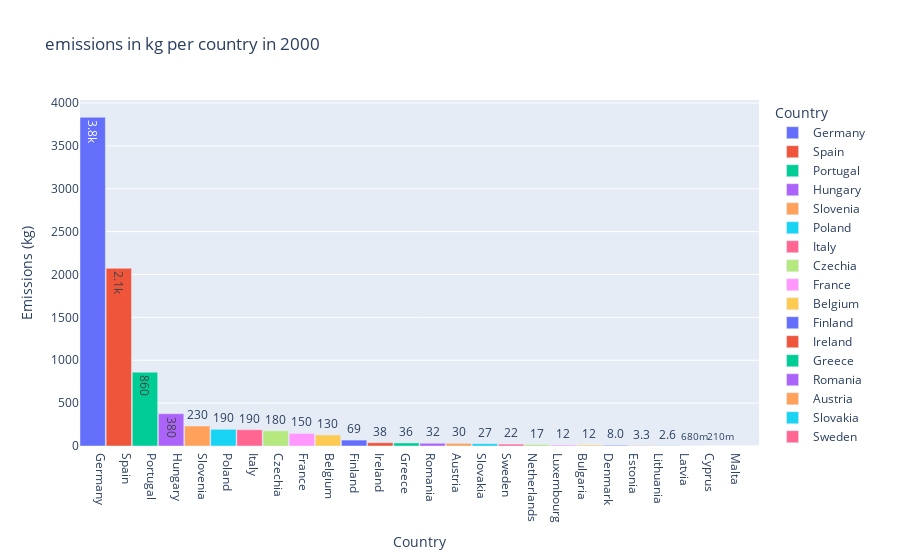

This figure's notebook cell:
### Code cell
fig = px.bar(barmode="group",
       x=test_df.index.get_level_values(0),
       y=test_df.values, 
       color=test_df.index.get_level_values(0),
       title=f"emissions in {unit_test} per country in {selected_year_test}",
       labels={"x": "Country", "y": f"Emissions ({unit_test})", "color": "Country"},
       text_auto=".2s",
)
fig.update_traces(width=1)

### Figure 1 — Plotly figure (JSON) as saved in the notebook; plotly's stock layout.template omitted (floating-point values rounded to 4 significant figures)
{"data": [{"alignmentgroup": "True", "hovertemplate": "Country=%{x}<br>Emissions (kg)=%{y}<extra></extra>", "legendgroup": "Germany", "marker": {"color": "#636efa", "pattern": {"shape": ""}}, "name": "Germany", "offsetgroup": "Germany", "orientation": "v", "showlegend": true, "textposition": "auto", "texttemplate": "%{y:.2s}", "type": "bar", "width": 1, "x": ["Germany"], "xaxis": "x", "y": [3833.0], "yaxis": "y"}, {"alignmentgroup": "True", "hovertemplate": "Country=%{x}<br>Emissions (kg)=%{y}<extra></extra>", "legendgroup": "Spain", "marker": {"color": "#EF553B", "pattern": {"shape": ""}}, "name": "Spain", "offsetgroup": "Spain", "orientation": "v", "showlegend": true, "textposition": "auto", "texttemplate": "%{y:.2s}", "type": "bar", "width": 1, "x": ["Spain"], "xaxis": "x", "y": [2072.0], "yaxis": "y"}, {"alignmentgroup": "True", "hovertemplate": "Country=%{x}<br>Emissions (kg)=%{y}<extra></extra>", "legendgroup": "Portugal", "marker": {"color": "#00cc96", "pattern": {"shape": ""}}, "name": "Portugal", "offsetgroup": "Portugal", "orientation": "v", "showlegend": true, "textposition": "auto", "texttemplate": "%{y:.2s}", "type": "bar", "width": 1, "x": ["Portugal"], "xaxis": "x", "y": [860.7], "yaxis": "y"}, {"alignmentgroup": "True", "hovertemplate": "Country=%{x}<br>Emissions (kg)=%{y}<extra></extra>", "legendgroup": "Hungary", "marker": {"color": "#ab63fa", "pattern": {"shape": ""}}, "name": "Hungary", "offsetgroup": "Hungary", "orientation": "v", "showlegend": true, "textposition": "auto", "texttemplate": "%{y:.2s}", "type": "bar", "width": 1, "x": ["Hungary"], "xaxis": "x", "y": [376.5], "yaxis": "y"}, {"alignmentgroup": "True", "hovertemplate": "Country=%{x}<br>Emissions (kg)=%{y}<extra></extra>", "legendgroup": "Slovenia", "marker": {"color": "#FFA15A", "pattern": {"shape": ""}}, "name": "Slovenia", "offsetgroup": "Slovenia", "orientation": "v", "showlegend": true, "textposition": "auto", "texttemplate": "%{y:.2s}", "type": "bar", "width": 1, "x": ["Slovenia"], "xaxis": "x", "y": [233.1], "yaxis": "y"}, {"alignmentgroup": "True", "hovertemplate": "Country=%{x}<br>Emissions (kg)=%{y}<extra></extra>", "legendgroup": "Poland", "marker": {"color": "#19d3f3", "pattern": {"shape": ""}}, "name": "Poland", "offsetgroup": "Poland", "orientation": "v", "showlegend": true, "textposition": "auto", "texttemplate": "%{y:.2s}", "type": "bar", "width": 1, "x": ["Poland"], "xaxis": "x", "y": [194.6], "yaxis": "y"}, {"alignmentgroup": "True", "hovertemplate": "Country=%{x}<br>Emissions (kg)=%{y}<extra></extra>", "legendgroup": "Italy", "marker": {"color": "#FF6692", "pattern": {"shape": ""}}, "name": "Italy", "offsetgroup": "Italy", "orientation": "v", "showlegend": true, "textposition": "auto", "texttemplate": "%{y:.2s}", "type": "bar", "width": 1, "x": ["Italy"], "xaxis": "x", "y": [189.9], "yaxis": "y"}, {"alignmentgroup": "True", "hovertemplate": "Country=%{x}<br>Emissions (kg)=%{y}<extra></extra>", "legendgroup": "Czechia", "marker": {"color": "#B6E880", "pattern": {"shape": ""}}, "name": "Czechia", "offsetgroup": "Czechia", "orientation": "v", "showlegend": true, "textposition": "auto", "texttemplate": "%{y:.2s}", "type": "bar", "width": 1, "x": ["Czechia"], "xaxis": "x", "y": [177.2], "yaxis": "y"}, {"alignmentgroup": "True", "hovertemplate": "Country=%{x}<br>Emissions (kg)=%{y}<extra></extra>", "legendgroup": "France", "marker": {"color": "#FF97FF", "pattern": {"shape": ""}}, "name": "France", "offsetgroup": "France", "orientation": "v", "showlegend": true, "textposition": "auto", "texttemplate": "%{y:.2s}", "type": "bar", "width": 1, "x": ["France"], "xaxis": "x", "y": [146.7], "yaxis": "y"}, {"alignmentgroup": "True", "hovertemplate": "Country=%{x}<br>Emissions (kg)=%{y}<extra></extra>", "legendgroup": "Belgium", "marker": {"color": "#FECB52", "pattern": {"shape": ""}}, "name": "Belgium", "offsetgroup": "Belgium", "orientation": "v", "showlegend": true, "textposition": "auto", "texttemplate": "%{y:.2s}", "type": "bar", "width": 1, "x": ["Belgium"], "xaxis": "x", "y": [128.6], "yaxis": "y"}, {"alignmentgroup": "True", "hovertemplate": "Country=%{x}<br>Emissions (kg)=%{y}<extra></extra>", "legendgroup": "Finland", "marker": {"color": "#636efa", "pattern": {"shape": ""}}, "name": "Finland", "offsetgroup": "Finland", "orientation": "v", "showlegend": true, "textposition": "auto", "texttemplate": "%{y:.2s}", "type": "bar", "width": 1, "x": ["Finland"], "xaxis": "x", "y": [69.0], "yaxis": "y"}, {"alignmentgroup": "True", "hovertemplate": "Country=%{x}<br>Emissions (kg)=%{y}<extra></extra>", "legendgroup": "Ireland", "marker": {"color": "#EF553B", "pattern": {"shape": ""}}, "name": "Ireland", "offsetgroup": "Ireland", "orientation": "v", "showlegend": true, "textposition": "auto", "texttemplate": "%{y:.2s}", "type": "bar", "width": 1, "x": ["Ireland"], "xaxis": "x", "y": [38.24], "yaxis": "y"}, {"alignmentgroup": "True", "hovertemplate": "Country=%{x}<br>Emissions (kg)=%{y}<extra></extra>", "legendgroup": "Greece", "marker": {"color": "#00cc96", "pattern": {"shape": ""}}, "name": "Greece", "offsetgroup": "Greece", "orientation": "v", "showlegend": true, "textposition": "auto", "texttemplate": "%{y:.2s}", "type": "bar", "width": 1, "x": ["Greece"], "xaxis": "x", "y": [35.52], "yaxis": "y"}, {"alignmentgroup": "True", "hovertemplate": "Country=%{x}<br>Emissions (kg)=%{y}<extra></extra>", "legendgroup": "Romania", "marker": {"color": "#ab63fa", "pattern": {"shape": ""}}, "name": "Romania", "offsetgroup": "Romania", "orientation": "v", "showlegend": true, "textposition": "auto", "texttemplate": "%{y:.2s}", "type": "bar", "width": 1, "x": ["Romania"], "xaxis": "x", "y": [31.99], "yaxis": "y"}, {"alignmentgroup": "True", "hovertemplate": "Country=%{x}<br>Emissions (kg)=%{y}<extra></extra>", "legendgroup": "Austria", "marker": {"color": "#FFA15A", "pattern": {"shape": ""}}, "name": "Austria", "offsetgroup": "Austria", "orientation": "v", "showlegend": true, "textposition": "auto", "texttemplate": "%{y:.2s}", "type": "bar", "width": 1, "x": ["Austria"], "xaxis": "x", "y": [30.29], "yaxis": "y"}, {"alignmentgroup": "True", "hovertemplate": "Country=%{x}<br>Emissions (kg)=%{y}<extra></extra>", "legendgroup": "Slovakia", "marker": {"color": "#19d3f3", "pattern": {"shape": ""}}, "name": "Slovakia", "offsetgroup": "Slovakia", "orientation": "v", "showlegend": true, "textposition": "auto", "texttemplate": "%{y:.2s}", "type": "bar", "width": 1, "x": ["Slovakia"], "xaxis": "x", "y": [26.75], "yaxis": "y"}, {"alignmentgroup": "True", "hovertemplate": "Country=%{x}<br>Emissions (kg)=%{y}<extra></extra>", "legendgroup": "Sweden", "marker": {"color": "#FF6692", "pattern": {"shape": ""}}, "name": "Sweden", "offsetgroup": "Sweden", "orientation": "v", "showlegend": true, "textposition": "auto", "texttemplate": "%{y:.2s}", "type": "bar", "width": 1, "x": ["Sweden"], "xaxis": "x", "y": [21.79], "yaxis": "y"}, {"alignmentgroup": "True", "hovertemplate": "Country=%{x}<br>Emissions (kg)=%{y}<extra></extra>", "legendgroup": "Netherlands", "marker": {"color": "#B6E880", "pattern": {"shape": ""}}, "name": "Netherlands", "offsetgroup": "Netherlands", "orientation": "v", "showlegend": true, "textposition": "auto", "texttemplate": "%{y:.2s}", "type": "bar", "width": 1, "x": ["Netherlands"], "xaxis": "x", "y": [17.38], "yaxis": "y"}, {"alignmentgroup": "True", "hovertemplate": "Country=%{x}<br>Emissions (kg)=%{y}<extra></extra>", "legendgroup": "Luxembourg", "marker": {"color": "#FF97FF", "pattern": {"shape": ""}}, "name": "Luxembourg", "offsetgroup": "Luxembourg", "orientation": "v", "showlegend": true, "textposition": "auto", "texttemplate": "%{y:.2s}", "type": "bar", "width": 1, "x": ["Luxembourg"], "xaxis": "x", "y": [11.83], "yaxis": "y"}, {"alignmentgroup": "True", "hovertemplate": "Country=%{x}<br>Emissions (kg)=%{y}<extra></extra>", "legendgroup": "Bulgaria", "marker": {"color": "#FECB52", "pattern": {"shape": ""}}, "name": "Bulgaria", "offsetgroup": "Bulgaria", "orientation": "v", "showlegend": true, "textposition": "auto", "texttemplate": "%{y:.2s}", "type": "bar", "width": 1, "x": ["Bulgaria"], "xaxis": "x", "y": [11.65], "yaxis": "y"}, {"alignmentgroup": "True", "hovertemplate": "Country=%{x}<br>Emissions (kg)=%{y}<extra></extra>", "legendgroup": "Denmark", "marker": {"color": "#636efa", "pattern": {"shape": ""}}, "name": "Denmark", "offsetgroup": "Denmark", "orientation": "v", "showlegend": true, "textposition": "auto", "texttemplate": "%{y:.2s}", "type": "bar", "width": 1, "x": ["Denmark"], "xaxis": "x", "y": [7.95], "yaxis": "y"}, {"alignmentgroup": "True", "hovertemplate": "Country=%{x}<br>Emissions (kg)=%{y}<extra></extra>", "legendgroup": "Estonia", "marker": {"color": "#EF553B", "pattern": {"shape": ""}}, "name": "Estonia", "offsetgroup": "Estonia", "orientation": "v", "showlegend": true, "textposition": "auto", "texttemplate": "%{y:.2s}", "type": "bar", "width": 1, "x": ["Estonia"], "xaxis": "x", "y": [3.255], "yaxis": "y"}, {"alignmentgroup": "True", "hovertemplate": "Country=%{x}<br>Emissions (kg)=%{y}<extra></extra>", "legendgroup": "Lithuania", "marker": {"color": "#00cc96", "pattern": {"shape": ""}}, "name": "Lithuania", "offsetgroup": "Lithuania", "orientation": "v", "showlegend": true, "textposition": "auto", "texttemplate": "%{y:.2s}", "type": "bar", "width": 1, "x": ["Lithuania"], "xaxis": "x", "y": [2.574], "yaxis": "y"}, {"alignmentgroup": "True", "hovertemplate": "Country=%{x}<br>Emissions (kg)=%{y}<extra></extra>", "legendgroup": "Latvia", "marker": {"color": "#ab63fa", "pattern": {"shape": ""}}, "name": "Latvia", "offsetgroup": "Latvia", "orientation": "v", "showlegend": true, "textposition": "auto", "texttemplate": "%{y:.2s}", "type": "bar", "width": 1, "x": ["Latvia"], "xaxis": "x", "y": [0.6752], "yaxis": "y"}, {"alignmentgroup": "True", "hovertemplate": "Country=%{x}<br>Emissions (kg)=%{y}<extra></extra>", "legendgroup": "Cyprus", "marker": {"color": "#FFA15A", "pattern": {"shape": ""}}, "name": "Cyprus", "offsetgroup": "Cyprus", "orientation": "v", "showlegend": true, "textposition": "auto", "texttemplate": "%{y:.2s}", "type": "bar", "width": 1, "x": ["Cyprus"], "xaxis": "x", "y": [0.2056], "yaxis": "y"}, {"alignmentgroup": "True", "hovertemplate": "Country=%{x}<br>Emissions (kg)=%{y}<extra></extra>", "legendgroup": "Malta", "marker": {"color": "#19d3f3", "pattern": {"shape": ""}}, "name": "Malta", "offsetgroup": "Malta", "orientation": "v", "showlegend": true, "textposition": "auto", "texttemplate": "%{y:.2s}", "type": "bar", "width": 1, "x": ["Malta"], "xaxis": "x", "y": [0.004247], "yaxis": "y"}], "layout": {"barmode": "group", "legend": {"title": {"text": "Country"}, "tracegroupgap": 0}, "title": {"text": "emissions in kg per country in 2000"}, "xaxis": {"anchor": "y", "domain": [0, 1], "title": {"text": "Country"}}, "yaxis": {"anchor": "x", "domain": [0, 1], "title": {"text": "Emissions (kg)"}}}}
